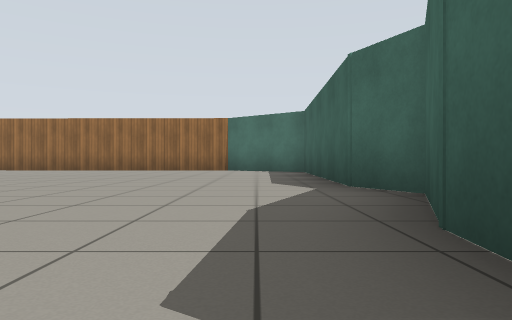
view 1 (above)

23 first-person views from a walk through a robot-simulator world made for Gazebo. The camera is 0.5 m above the floor, looks level and sees 70° across. The floor is counted in squares, 2 m on a side. Each view is taken from the middle of a square. On the plan, view 1 faces up. The plan holds only what a view shows up to about 9 squares ahead; the rest is blank. Gazebo's built-in surfaces are drawn with simple patterns.

view 2
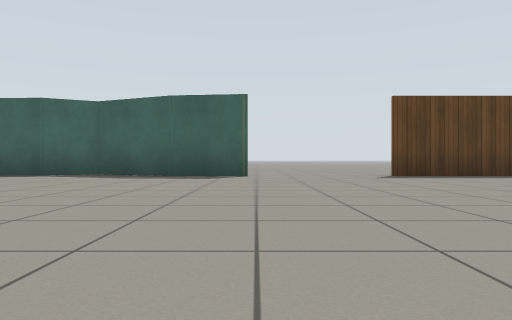

view 3
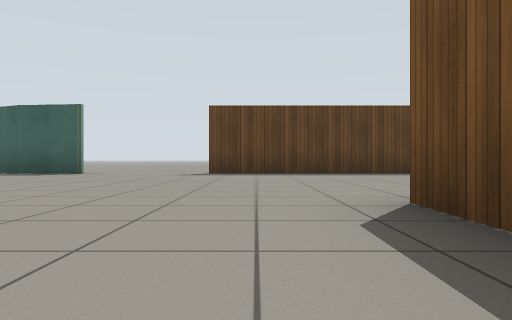

view 4
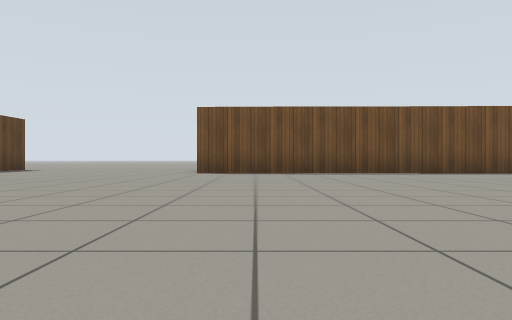

view 5
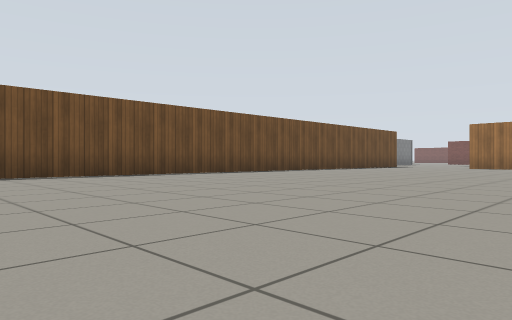

view 6
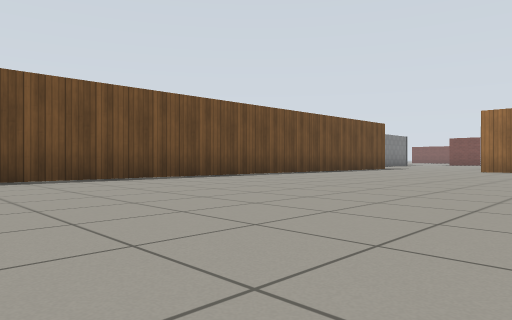

view 7
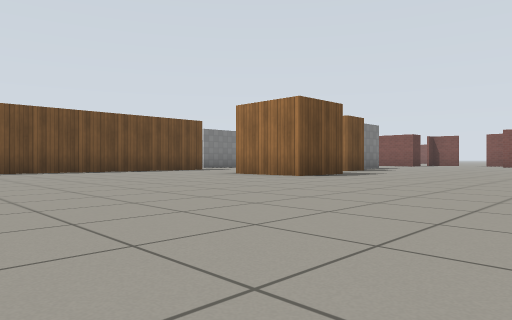

view 8
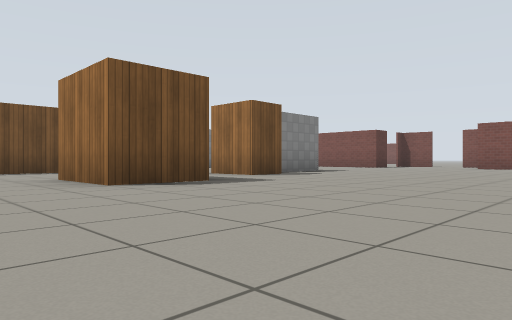

view 9
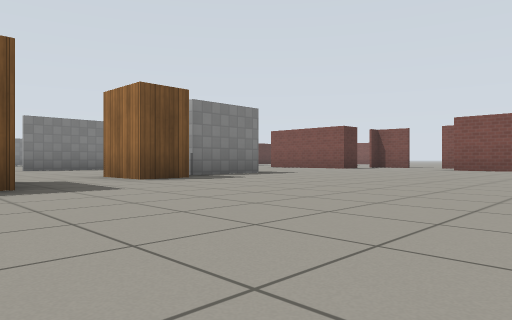

view 10
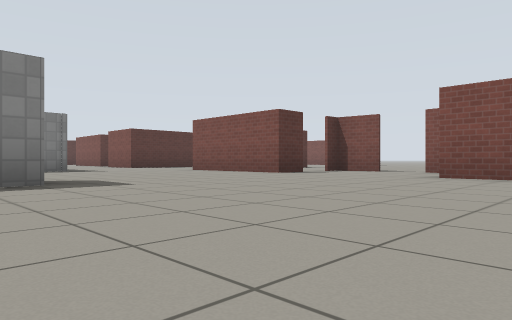

view 11
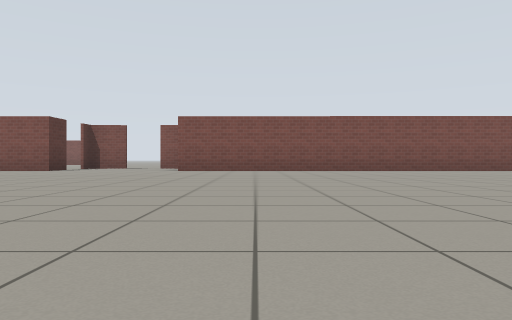

view 12
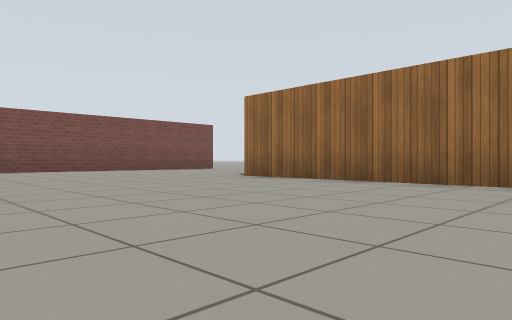

view 13
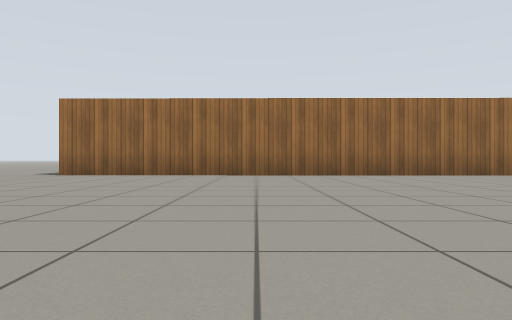

view 14
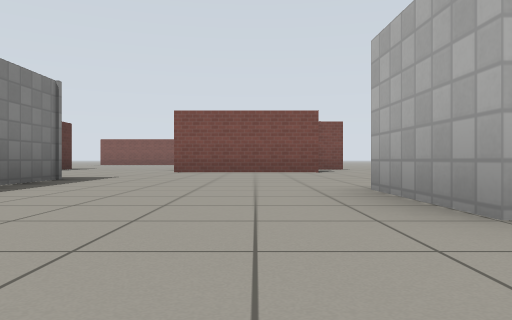

view 15
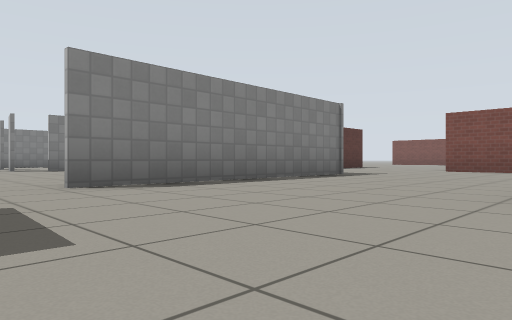

view 16
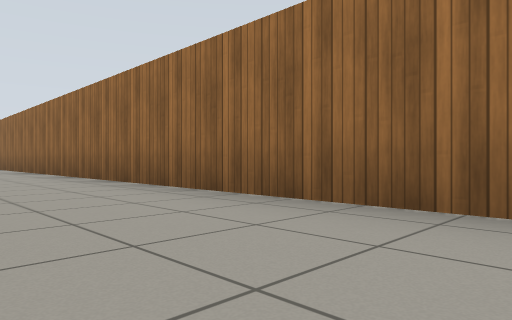

view 17
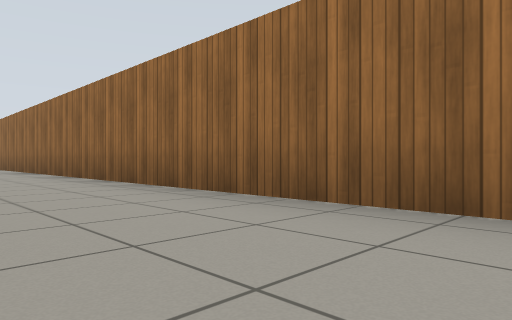

view 18
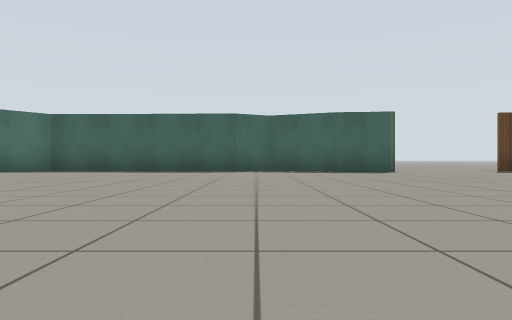

view 19
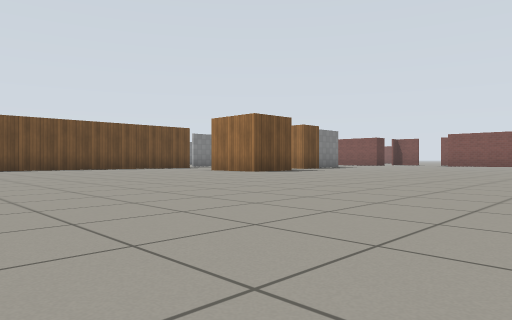

view 20
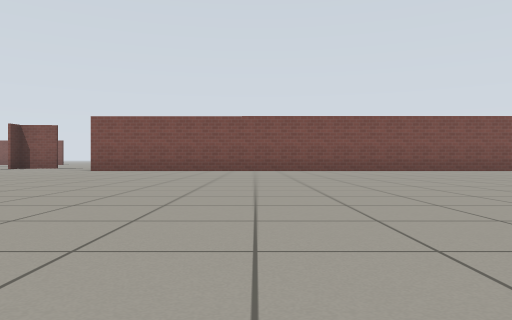

view 21
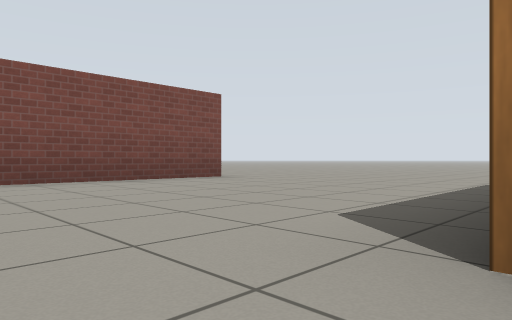

view 22
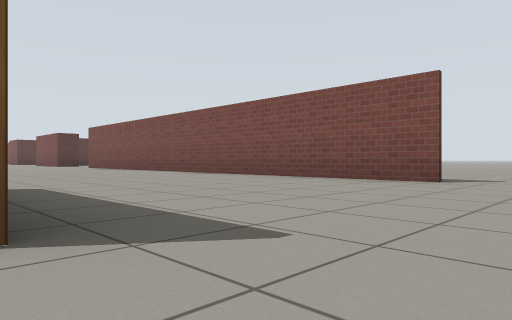

view 23
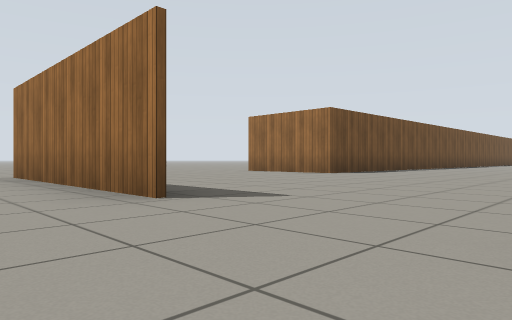

### Floor plan
Key: @ floor where view 1 was taken; # wall or solid block; . floor.
Columns run from 33 left of view 1 to 2 right of it. Each row starts with its distance up from view 1.
 13     .......
 12   .........
 11 ......#...#
 10 ..    #...#
  9       #...########################
  8       #.................... .....##
  7       #..........   ....... ......#
  6       #.........  ....       .....#
  5       #...............      ......#
  4       #...............     .......#
  3       #...............    ........#
  2       #..............   ..........#
  1     ###...........................#.
  0    ............#.................@..
 -1    .#.....###..#....................
 -2     ###...##........................
 -3       #...........................#.
 -4       #........###############....#
 -5      # ... ##..              #....#
 -6     ....###  .               #....#
 -7     ...     ..               ...  .
 -8             ..                    .
 -9             ..
-10             ..
-11            #.
-12            .#

Where each view was taken, in squares from view 1:
view 1: 0 up, 0 right, facing up
view 2: 0 up, 5 left, facing right
view 3: 3 down, 6 left, facing right
view 4: 3 up, 5 left, facing down
view 5: 2 up, 6 left, facing down-left
view 6: 1 up, 9 left, facing down-left
view 7: 4 up, 13 left, facing down-left
view 8: 4 up, 16 left, facing down-left
view 9: 4 up, 18 left, facing down-left
view 10: 3 up, 22 left, facing down-left
view 11: 3 up, 19 left, facing left
view 12: 5 up, 19 left, facing up-left
view 13: 3 up, 20 left, facing up
view 14: 3 down, 20 left, facing left
view 15: 2 down, 19 left, facing down-left
view 16: 7 up, 10 left, facing up-left
view 17: 7 up, 7 left, facing up-left
view 18: 3 up, 7 left, facing right
view 19: 6 up, 12 left, facing down-left
view 20: 5 up, 19 left, facing left
view 21: 8 up, 23 left, facing up-left
view 22: 13 up, 23 left, facing down-left
view 23: 0 up, 2 right, facing down-left
